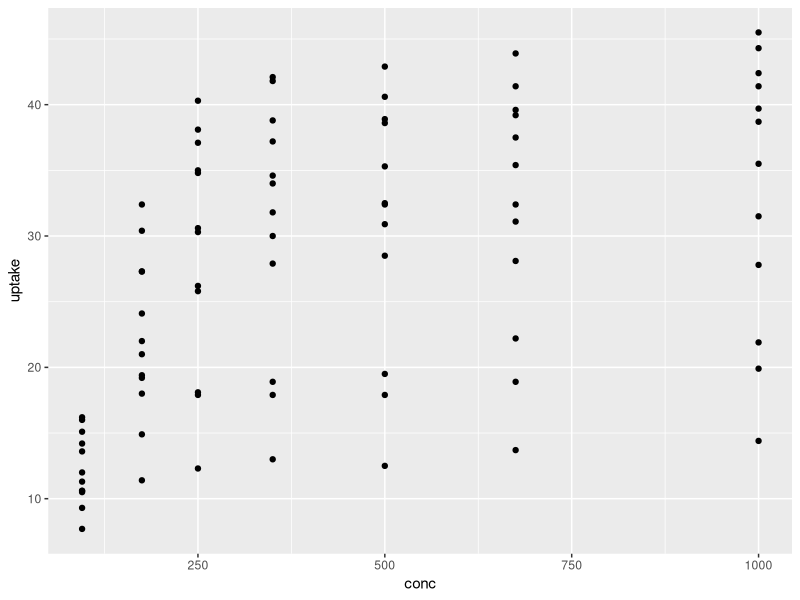
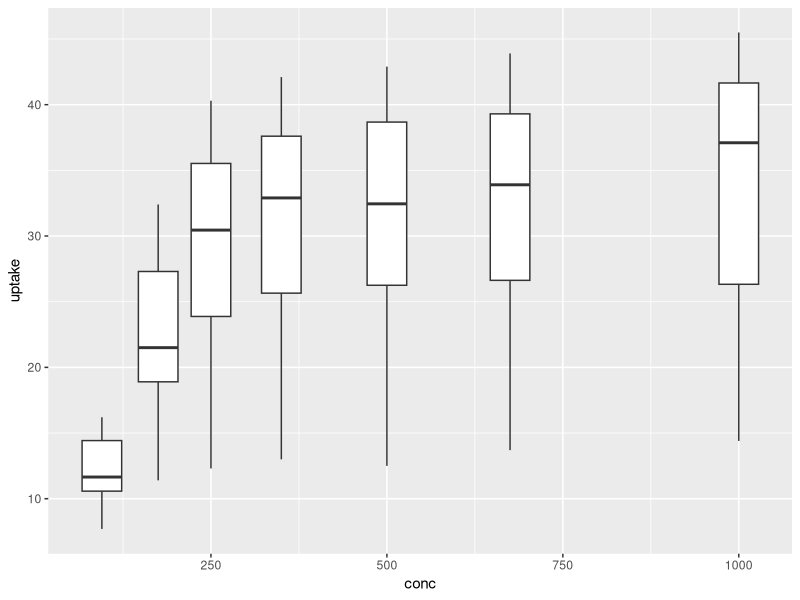
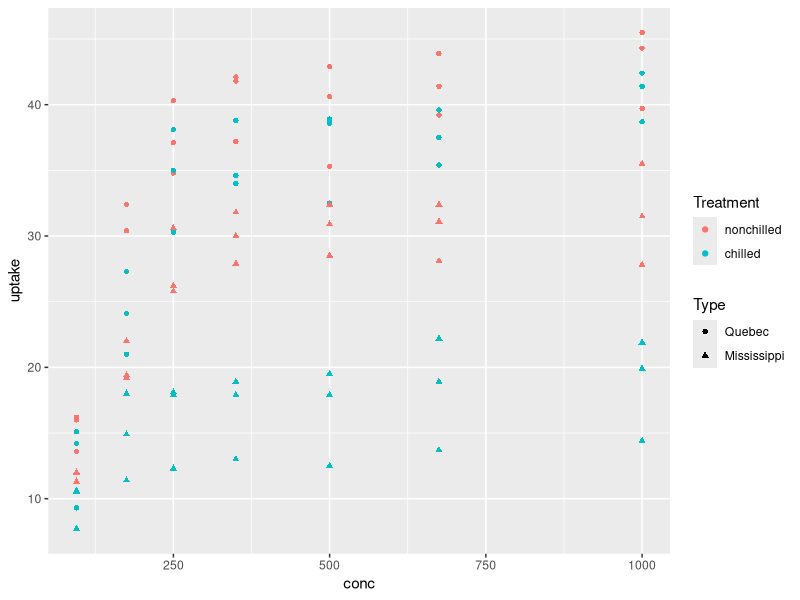
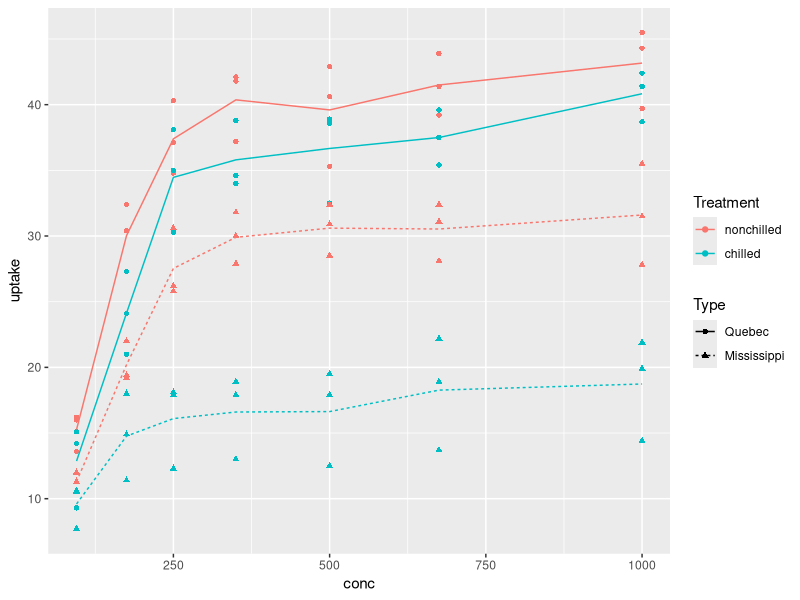
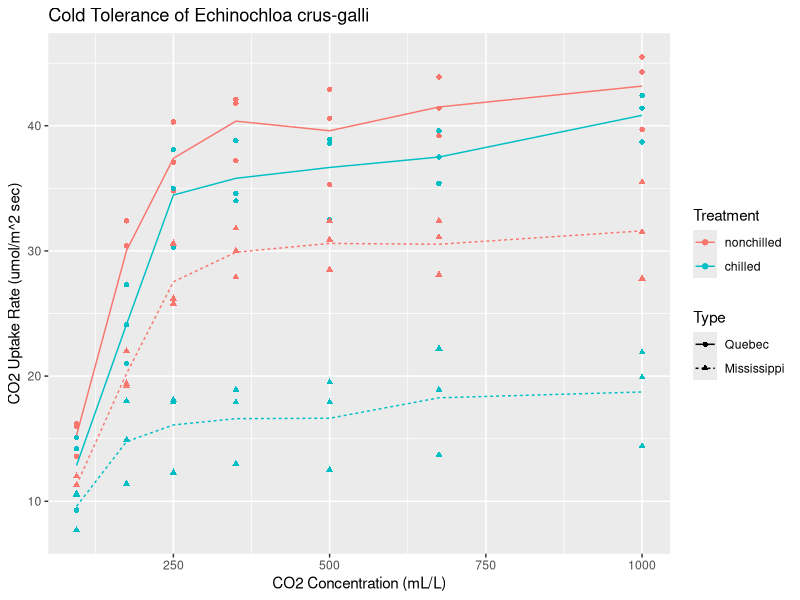
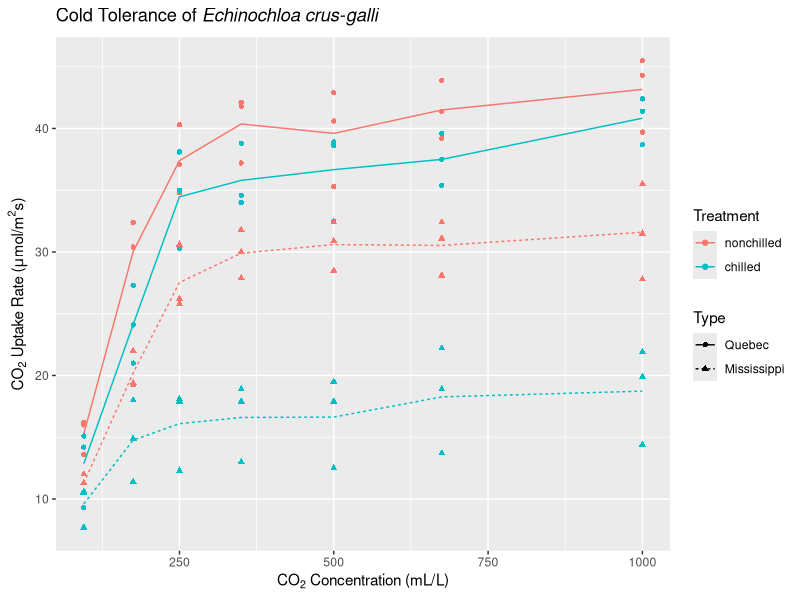
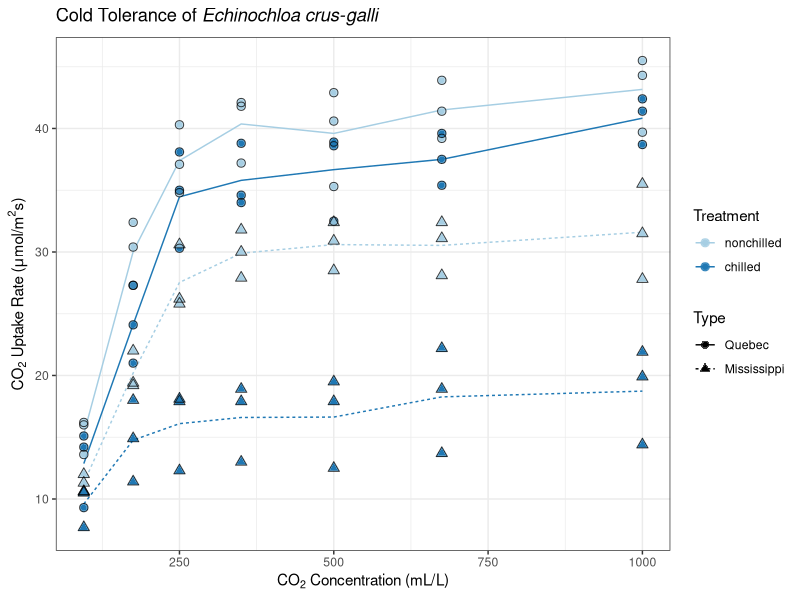
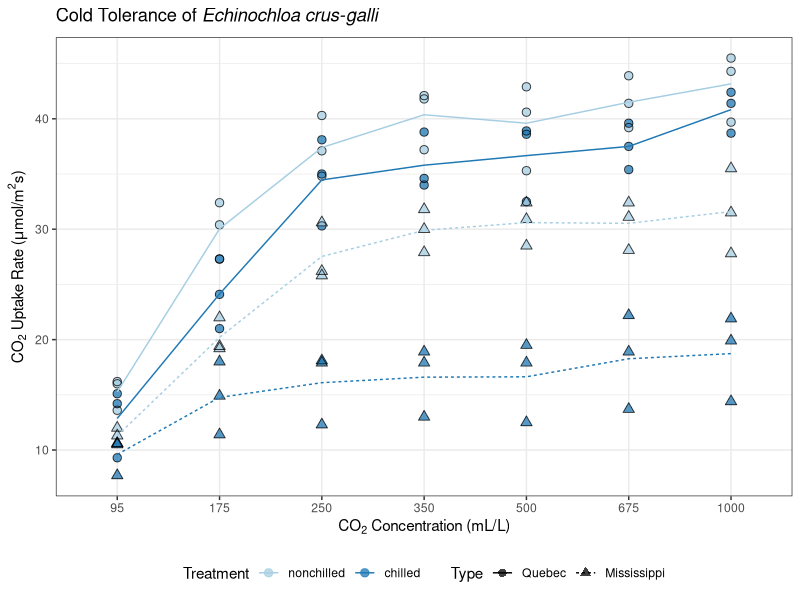

Source code (R) for these figures, in order:
## ---- chunk 1
knitr::opts_chunk$set(echo=TRUE, fig.align='center', fig.path="./imgs/")
options(width=125)
## ---- chunk 2
library(ggplot2)

CO2.plot <- ggplot(CO2, aes(x=conc, y=uptake))

CO2.plot + geom_point()
## ---- chunk 3
CO2.plot + geom_boxplot(aes(group=conc))
## ---- chunk 4
CO2.plot <- CO2.plot + geom_point(aes(color=Treatment, pch=Type))

CO2.plot
## ---- chunk 5
(CO2.plot <- CO2.plot + stat_summary(fun=mean, geom="line",
                                    aes(group=interaction(Treatment, Type),
                                        color=Treatment, lty=Type)))
## ---- chunk 6
(CO2.plot <- CO2.plot +
  labs(title="Cold Tolerance of Echinochloa crus-galli",
       x="CO2 Concentration (mL/L)",
       y="CO2 Uptake Rate (umol/m^2 sec)"))
## ---- chunk 7
(CO2.plot <- CO2.plot +
  labs(title=bquote("Cold Tolerance of"~italic("Echinochloa crus-galli")),
       x=bquote("CO"[2]~"Concentration (mL/L)"),
       y=bquote("CO"[2]~"Uptake Rate ("*mu*"mol/"*m^2*"s)")))
## ---- chunk 8
(CO2.plot <- CO2.plot +
  geom_point(aes(color=Treatment, pch=Type), cex=2.5, alpha=0.75)) +
  geom_point(pch=c(1,2)[CO2$Type], color="black", cex=2.5, alpha=0.75) +
  scale_color_brewer(palette="Paired") +
  theme_bw()
## ---- chunk 9
ggplot(CO2, aes(x=factor(conc), y=uptake)) +
  geom_point(aes(color=Treatment, pch=Type), cex=2.5, alpha=0.75) +
  geom_point(pch=c(1,2)[CO2$Type], color="black", cex=2.5, alpha=0.75) +
  stat_summary(fun=mean, geom="line", aes(group=interaction(Treatment, Type),
                                          color=Treatment, lty=Type)) +
  scale_color_brewer(palette="Paired") +
  labs(x=bquote("CO"[2]~"Concentration (mL/L)"),
       y=bquote("CO"[2]~"Uptake Rate ("*mu*"mol/"*m^2*"s)")) +
  ggtitle(bquote("Cold Tolerance of"~italic("Echinochloa crus-galli"))) +
  theme_bw() +
  theme(legend.position="bottom")
## ---- chunk 10
ggplot(CO2, aes(x=factor(conc), y=uptake)) +
  geom_boxplot(aes(color=Type, fill=Treatment)) +
  scale_fill_brewer(palette="Paired") +
  scale_color_manual(values=c("goldenrod", "goldenrod4")) +
  labs(title=bquote("Cold Tolerance of"~italic("Echinochloa crus-galli")),
       x=bquote("CO"[2]~"Concentration (mL/L)"),
       y=bquote("CO"[2]~"Uptake Rate ("*mu*"mol/"*m^2*"s)")) +
  theme_bw() +
  theme(legend.position="bottom")
